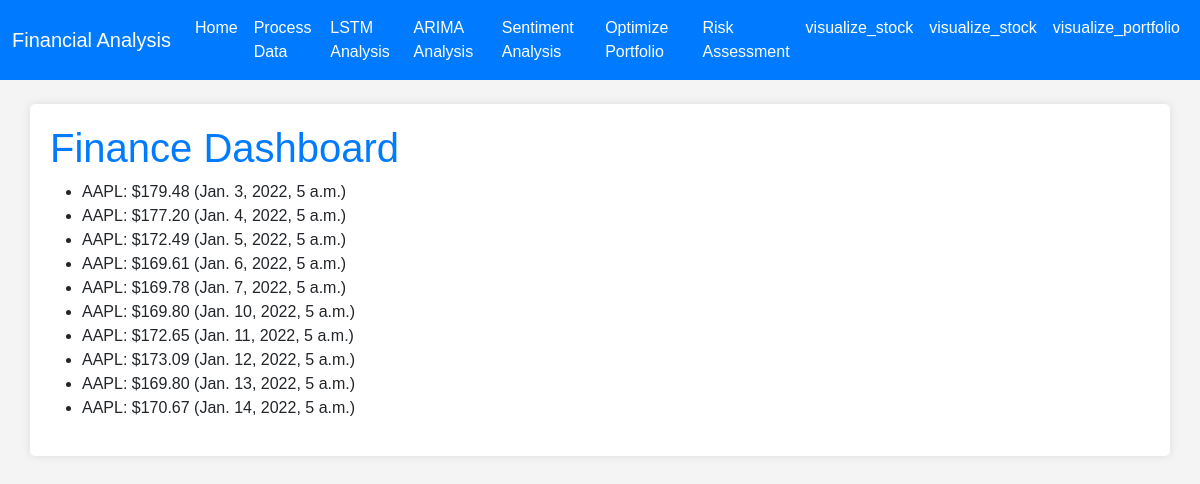
The page / on the database its author committed.
### core/models.py (models this page shows, shortened)
class FinancialData(models.Model):
    date = models.DateTimeField()
    symbol = models.CharField(max_length=10)
    price = models.DecimalField(max_digits=10, decimal_places=2)
    volume = models.IntegerField()

### core/views.py (the view)
# urls.py: path('', home, name='home'),
def home(request):
    data = FinancialData.objects.all()[:10]  # Merr 10 të dhënat e fundit
    return render(request, 'core/home.html', {'data': data})

### core/templates/core/home.html (shortened to what this page needs)
{% extends 'base.html' %}
{% block content %}
<h1>Finance Dashboard</h1>
<ul>
{% for item in data %}
    <li>{{ item.symbol }}: ${{ item.price }} ({{ item.date }})</li>
{% endfor %}
</ul>
{% endblock %}

### templates/base.html (shortened to what this page needs)
{% load static %}
<!DOCTYPE html>
<html lang="en">
<head>
    <link href="https://cdn.jsdelivr.net/npm/bootstrap@5.1.3/dist/css/bootstrap.min.css" rel="stylesheet">
    <link href="{% static 'css/style.css' %}" rel="stylesheet">
</head>
<body>
    {% include 'navbar.html' %}
    <div class="container mt-4">
        {% block content %}
        {% endblock %}
    </div>
</body>
</html>

### templates/navbar.html (shortened to what this page needs)
<nav class="navbar navbar-expand-lg navbar-light bg-light">
    <div class="container-fluid">
        <a class="navbar-brand" href="{% url 'core:home' %}">Financial Analysis</a>
        <div class="collapse navbar-collapse" id="navbarNav">
            <ul class="navbar-nav">
                <li class="nav-item">
                    <a class="nav-link" href="{% url 'core:home' %}">Home</a>
                </li>
                <li class="nav-item">
                    <a class="nav-link" href="{% url 'data_processing:process_data' %}">Process Data</a>
                </li>
                <li class="nav-item">
                    <a class="nav-link" href="{% url 'data_processing:lstm_analysis' %}">LSTM Analysis</a>
                </li>
                <li class="nav-item">
                    <a class="nav-link" href="{% url 'data_processing:arima_analysis' %}">ARIMA Analysis</a>
                </li>
                <li class="nav-item">
                    <a class="nav-link" href="{% url 'data_processing:sentiment_analysis' %}">Sentiment Analysis</a>
                </li>
                <li class="nav-item">
                    <a class="nav-link" href="{% url 'data_processing:optimize_portfolio' %}">Optimize Portfolio</a>
                </li>
                <li class="nav-item">
                    <a class="nav-link" href="{% url 'data_processing:risk_assessment' %}">Risk Assessment</a>
                </li>
                <li class="nav-item">
                    <a class="nav-link" href="{% url 'data_processing:visualize_stock_data' %}">visualize_stock</a>
                </li>
                <li class="nav-item">
                    <a class="nav-link" href="{% url 'data_processing:visualize_stock_data' %}">visualize_stock</a>
                </li>
                <li class="nav-item">
                    <a class="nav-link" href="{% url 'data_processing:visualize_portfolio' %}">visualize_portfolio</a>
                </li>
            </ul>
        </div>
    </div>
</nav>

### static/css/style.css (style rules this page uses)
body { font-family: 'Arial', sans-serif; background-color: #f4f4f4; }
.navbar { background-color: #007bff !important; }
.navbar-brand, .navbar-nav .nav-link { color: white !important; }
.container { background-color: white; padding: 20px; border-radius: 5px; box-shadow: 0 0 10px rgba(0,0,0,0.1); }
h1 { color: #007bff; }

### rows shown on the page
FinancialData: symbol "AAPL", price "179.48", date "Jan. 3, 2022, 5 a.m."
FinancialData: symbol "AAPL", price "177.20", date "Jan. 4, 2022, 5 a.m."
FinancialData: symbol "AAPL", price "172.49", date "Jan. 5, 2022, 5 a.m."
FinancialData: symbol "AAPL", price "169.61", date "Jan. 6, 2022, 5 a.m."
FinancialData: symbol "AAPL", price "169.78", date "Jan. 7, 2022, 5 a.m."
FinancialData: symbol "AAPL", price "169.80", date "Jan. 10, 2022, 5 a.m."
FinancialData: symbol "AAPL", price "172.65", date "Jan. 11, 2022, 5 a.m."
FinancialData: symbol "AAPL", price "173.09", date "Jan. 12, 2022, 5 a.m."
FinancialData: symbol "AAPL", price "169.80", date "Jan. 13, 2022, 5 a.m."
FinancialData: symbol "AAPL", price "170.67", date "Jan. 14, 2022, 5 a.m."
